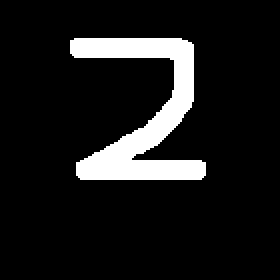
#> input picture database02/02.png, 140 x 140 px (shown 2 times larger)
$ jupyter execute MLP_20_pre.ipynb
#> lines starting #> are read from the running program, lines starting #| are printed output that depends on the picture; after the words box and inside, x2 and y2 are one past the last pixel; in counts of white or black regions, pixels touching at a corner belong together
[cell 1]
import cv2
import matplotlib.pyplot as plt

# 加載用戶上傳的圖像
image_path = 'database02/02.png'
image = cv2.imread(image_path, cv2.IMREAD_GRAYSCALE)
#> image: shape (140, 140); 10.3% white; 1 white region, box (x1, y1, x2, y2) and area: (35, 19, 103, 90) 2024

# 查看圖像屬性並顯示原始圖像
image_shape = image.shape
#> image_shape = (140, 140)

# 顯示原始圖像
plt.imshow(image, cmap='gray')
plt.title("Original Image")
plt.axis("off")
plt.show(), image_shape

[cell 2]
# 找到圖像中的前景（白色部分）的邊界
x, y, w, h = cv2.boundingRect(image)
#> x = 35; y = 19; w = 68; h = 71

# 裁剪出圖像中的數字部分
cropped_image = image[y:y+h, x:x+w]
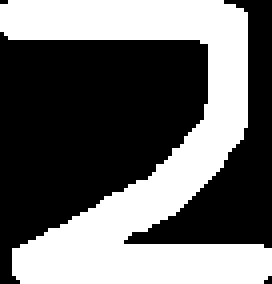
#> cropped_image: shape (71, 68) (shown 4 times larger); 41.9% white; 1 white region, box (x1, y1, x2, y2) and area: (0, 0, 68, 71) 2024

# 將裁剪的圖像調整為 9x6 大小
resized_image = cv2.resize(cropped_image, (6, 9), interpolation=cv2.INTER_NEAREST)
#> resized_image = [[0, 255, 255, 255, 255, 0], [255, 255, 255, 255, 255, 255], [0, 0, 0, 0, 0, 255], [0, 0, 0, 0, 0, 255], [0, 0, 0, 0, 0, 255], [0, 0, 0, 0, 255, 255], [0, 0, 0, 255, 255, 0], [0, 0, 255, 255, 0, 0], [0, 255, 255, 255, 255, 255]]

# 顯示處理後的圖像
plt.imshow(resized_image, cmap='gray')
plt.title("Processed Image (9x6)")
plt.axis("off")
plt.show()
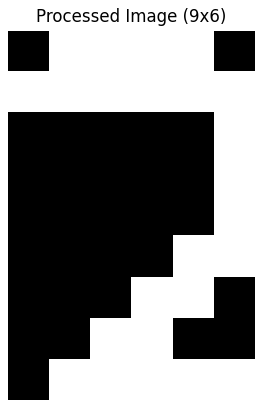
#> figure drawn by matplotlib, 1 panel

# 展平成向量
flattened_image = resized_image.flatten()
#> flattened_image = 54 values, max 255 at index 1, min 0 at index 0, mean 113.3
flattened_image
#> Out has the same summary as flattened_image

[cell 3]
import cv2
import numpy as np
import os

# 定義文件夾路徑
folder_path = "database02"

# 定義處理圖像的函數
def process_image(image_path):
    # 讀取圖像
    image = cv2.imread(image_path, cv2.IMREAD_GRAYSCALE)

    # 將圖像二值化為黑白
    _, binary_image = cv2.threshold(image, 127, 255, cv2.THRESH_BINARY)

    # 找到圖像中的前景（白色部分）的邊界
    x, y, w, h = cv2.boundingRect(binary_image)

    # 裁剪出圖像中的數字部分
    cropped_image = binary_image[y:y+h, x:x+w]

    # 將裁剪的圖像調整為 9x6 大小
    resized_image = cv2.resize(cropped_image, (6, 9), interpolation=cv2.INTER_NEAREST)

    # 展平成向量
    flattened_image = resized_image.flatten()

    return flattened_image

# 處理文件夾中的每張圖像
processed_images = []
for i in range(0, 10):  # 假設文件名為 01.png 到 09.png
    image_path = os.path.join(folder_path, f"{i:02}.png")
    if os.path.exists(image_path):
        flattened_image = process_image(image_path)
        processed_images.append(flattened_image)
        print(f"Processed {image_path}: {flattened_image}")
    else:
        print(f"File {image_path} does not exist.")

# processed_images 包含所有處理後的圖像向量

[cell 4]
#training data
import cv2
import numpy as np
import os

# 定義文件夾路徑
input_folder_path = "database02"
output_folder_path = "database02/train"

# 創建輸出文件夾（如果不存在）
os.makedirs(output_folder_path, exist_ok=True)

# 定義處理圖像的函數
def process_image(image_path):
    # 讀取圖像
    image = cv2.imread(image_path, cv2.IMREAD_GRAYSCALE)

    # 將圖像二值化為黑白
    _, binary_image = cv2.threshold(image, 127, 255, cv2.THRESH_BINARY)

    # 找到圖像中的前景（白色部分）的邊界
    x, y, w, h = cv2.boundingRect(binary_image)

    # 裁剪出圖像中的數字部分
    cropped_image = binary_image[y:y+h, x:x+w]

    # 將裁剪的圖像調整為 9x6 大小
    resized_image = cv2.resize(cropped_image, (6, 9), interpolation=cv2.INTER_NEAREST)

    # 展平成向量
    flattened_image = resized_image.flatten()

    return flattened_image

# 處理文件夾中的每張圖像並保存
for i in range(0, 10):  # 假設文件名為 01.png 到 09.png
    image_path = os.path.join(input_folder_path, f"{i:02}.png")
    output_path = os.path.join(output_folder_path, f"{i:02}.npy")

    if os.path.exists(image_path):
        flattened_image = process_image(image_path)
        # 將處理後的向量保存為 .npy 文件
        np.save(output_path, flattened_image)
        print(f"Processed and saved {image_path} to {output_path}")
    else:
        print(f"File {image_path} does not exist.")

[cell 5]
# test
import cv2
import numpy as np
import os
# 定義文件夾路徑
input_folder_path = "database02"
output_folder_path = "database02/test"
# 創建輸出文件夾（如果不存在）
os.makedirs(output_folder_path, exist_ok=True)
# 定義處理圖像的函數
def process_image(image_path):
    # 讀取圖像
    image = cv2.imread(image_path, cv2.IMREAD_GRAYSCALE)

    # 將圖像二值化為黑白
    _, binary_image = cv2.threshold(image, 127, 255, cv2.THRESH_BINARY)

    # 找到圖像中的前景（白色部分）的邊界
    x, y, w, h = cv2.boundingRect(binary_image)

    # 裁剪出圖像中的數字部分
    cropped_image = binary_image[y:y+h, x:x+w]

    # 將裁剪的圖像調整為 9x6 大小
    resized_image = cv2.resize(cropped_image, (6, 9), interpolation=cv2.INTER_NEAREST)

    # 展平成向量
    flattened_image = resized_image.flatten()

    return flattened_image
# 處理文件夾中的每張圖像並保存
for i in range(0, 10):  # 假設文件名為 01.png 到 09.png
    image_path = os.path.join(input_folder_path, f"{i:02}_02.png")
    output_path = os.path.join(output_folder_path, f"{i:02}.npy")
    if os.path.exists(image_path):
        flattened_image = process_image(image_path)
        # 將處理後的向量保存為 .npy 文件
        np.save(output_path, flattened_image)
        print(f"Processed and saved {image_path} to {output_path}")
    else:
        print(f"File {image_path} does not exist.")

[cell 6]
import numpy as np
import os

# 指定文件路徑
file_path = "database02/train/01.npy"

# 檢查文件是否存在並加載
if os.path.exists(file_path):
    loaded_data = np.load(file_path)
    print("Loaded data from 01.npy:", loaded_data)
    print("Data shape:", loaded_data.shape)
else:
    print(f"File {file_path} does not exist.")

[cell 7]
import numpy as np
import matplotlib.pyplot as plt
import os

# 指定文件路徑
file_path = "database02/train/05.npy"

# 檢查文件是否存在並加載
if os.path.exists(file_path):
    # 加載展平的圖像數據
    loaded_data = np.load(file_path)

    # 重塑數據為 9x6 圖像格式
    reshaped_image = loaded_data.reshape((9, 6))

    # 顯示圖像
    plt.imshow(reshaped_image, cmap='gray')
    plt.title("Reconstructed Image from 01.npy")
    plt.axis("off")  # 隱藏坐標軸
    plt.show()
else:
    print(f"File {file_path} does not exist.")

[cell 8]
import numpy as np
import matplotlib.pyplot as plt
import os

# 定義文件夾路徑
folder_path = "database02/train"

# 創建一個子圖，兩行並排顯示 00.npy 到 09.npy 的圖像
fig, axes = plt.subplots(2, 5, figsize=(10, 4))  # 2 行 5 列

for i in range(10):
    file_path = os.path.join(folder_path, f"{i:02}.npy")
    ax = axes[i // 5, i % 5]  # 確定子圖的位置

    if os.path.exists(file_path):
        # 加載展平的圖像數據
        loaded_data = np.load(file_path)

        # 重塑數據為 9x6 圖像格式
        reshaped_image = loaded_data.reshape((9, 6))

        # 顯示圖像
        ax.imshow(reshaped_image, cmap='gray')
        ax.set_title(f"{i:02}.npy")
        ax.axis("off")  # 隱藏坐標軸
    else:
        print(f"File {file_path} does not exist.")

# 調整布局並顯示所有圖像
plt.tight_layout()
plt.show()
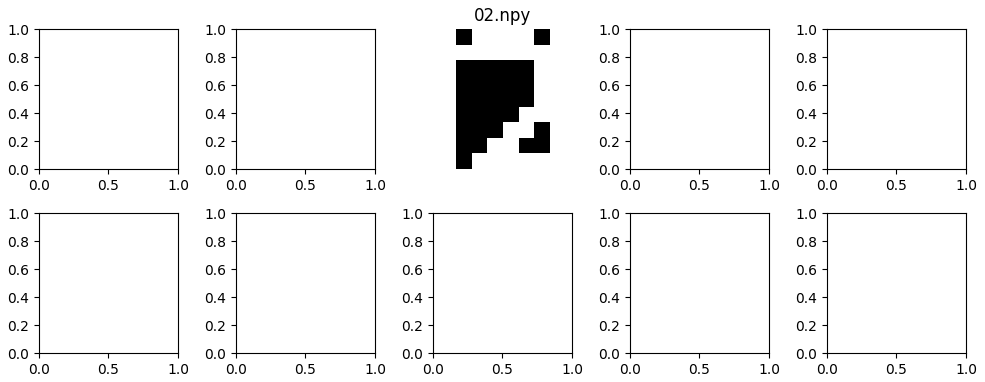
#> figure drawn by matplotlib, 1 panel

[cell 9]
import numpy as np
import matplotlib.pyplot as plt
import os

# 定義文件夾路徑
folder_path = "database02/test"

# 創建一個子圖，兩行並排顯示 00.npy 到 09.npy 的圖像
fig, axes = plt.subplots(2, 5, figsize=(10, 4))  # 2 行 5 列

for i in range(10):
    file_path = os.path.join(folder_path, f"{i:02}.npy")
    ax = axes[i // 5, i % 5]  # 確定子圖的位置

    if os.path.exists(file_path):
        # 加載展平的圖像數據
        loaded_data = np.load(file_path)

        # 重塑數據為 9x6 圖像格式
        reshaped_image = loaded_data.reshape((9, 6))

        # 顯示圖像
        ax.imshow(reshaped_image, cmap='gray')
        ax.set_title(f"{i:02}.npy")
        ax.axis("off")  # 隱藏坐標軸
    else:
        print(f"File {file_path} does not exist.")

# 調整布局並顯示所有圖像
plt.tight_layout()
plt.show()
